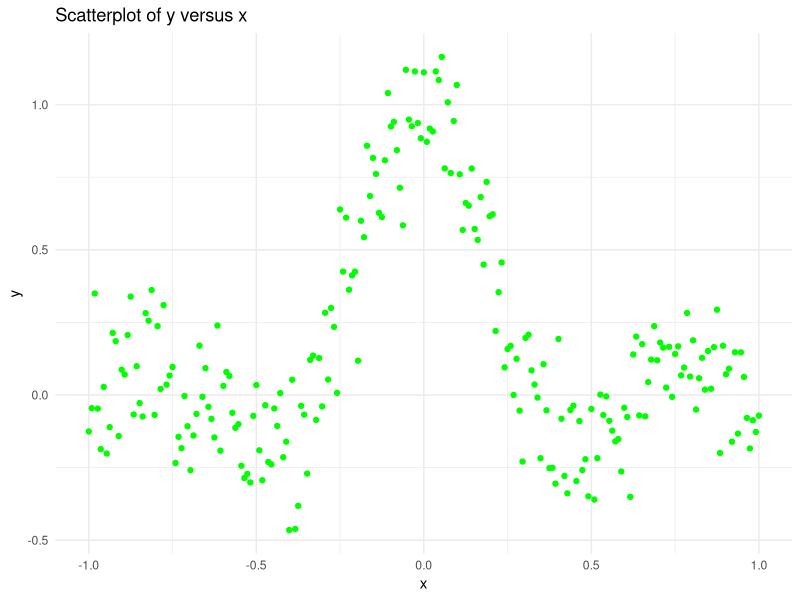
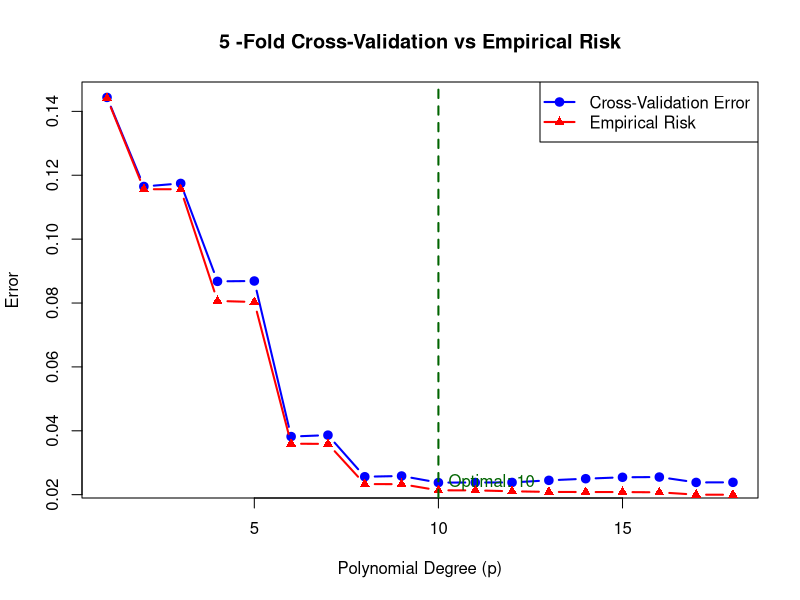
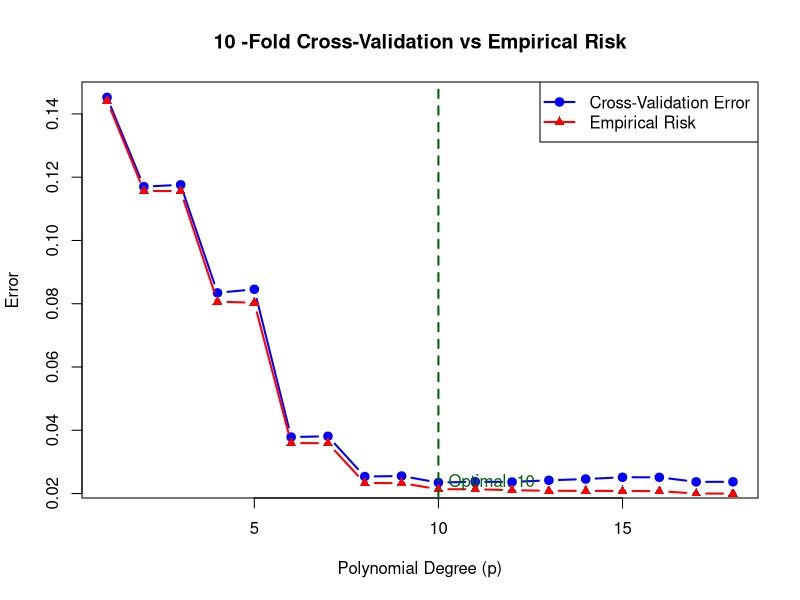
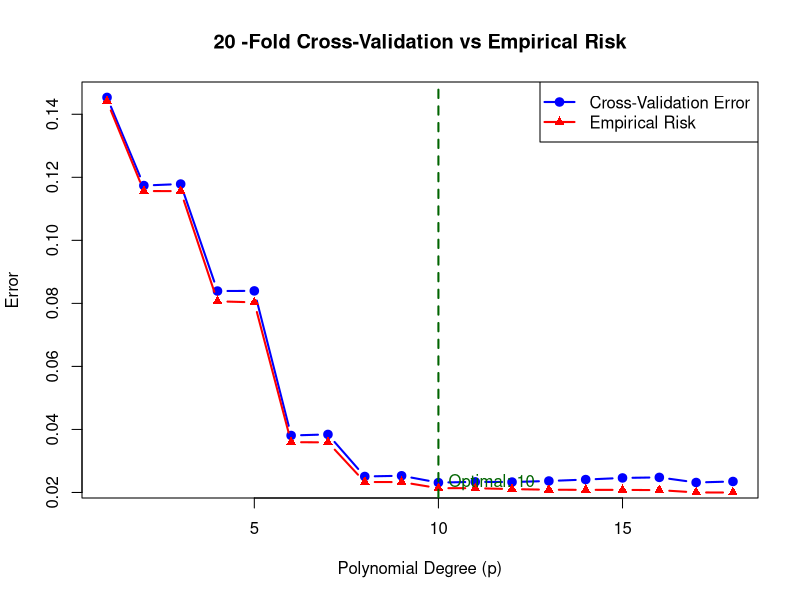
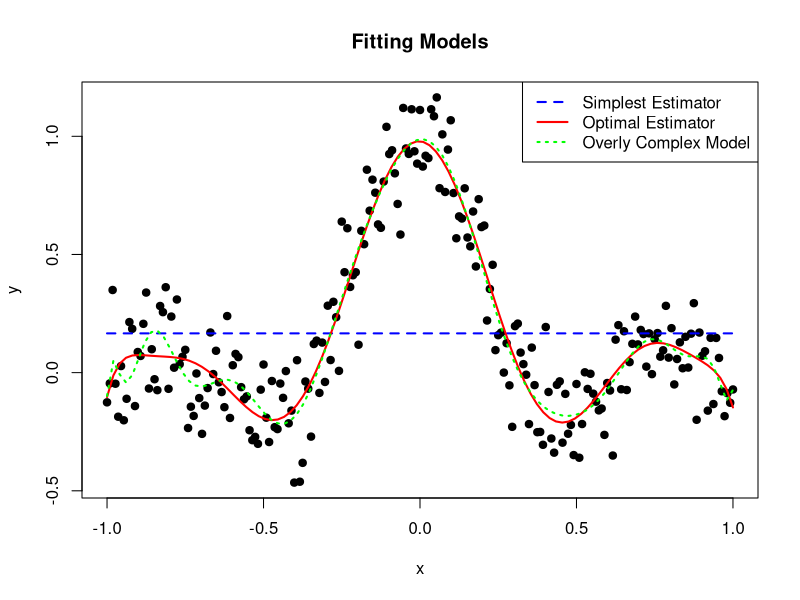
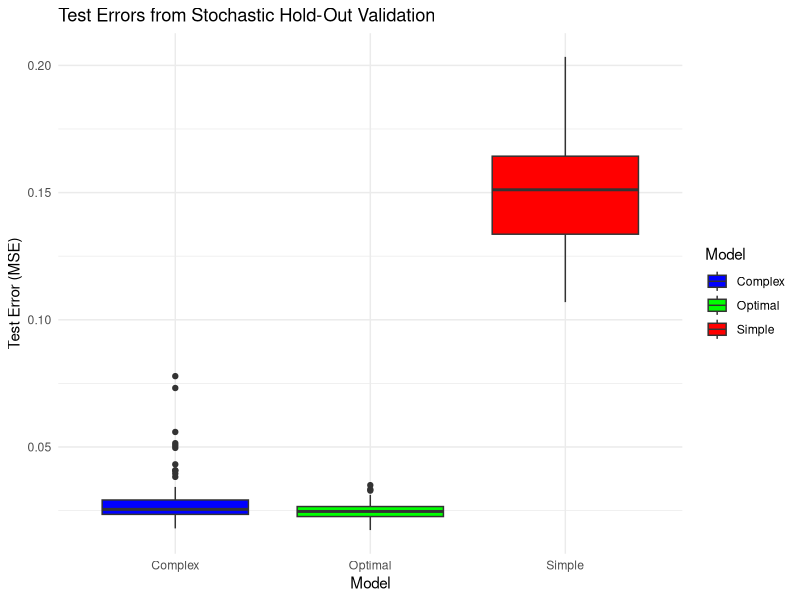
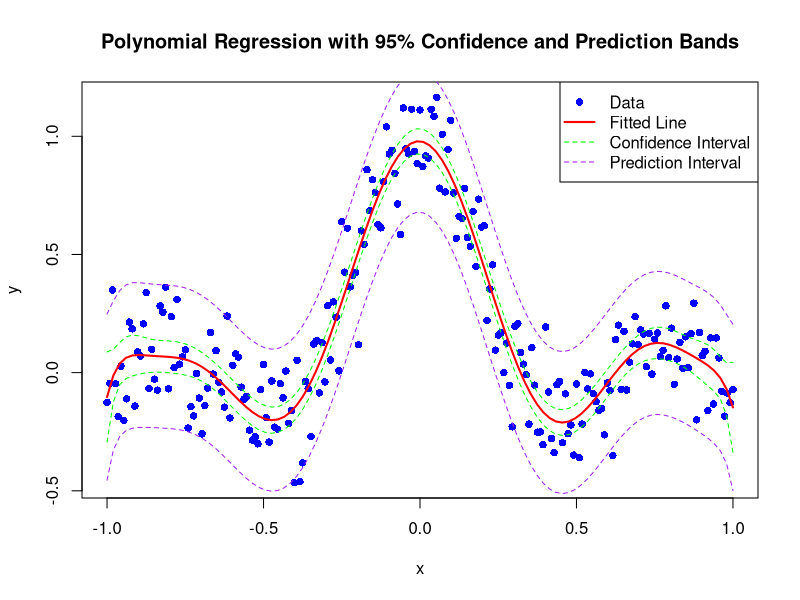
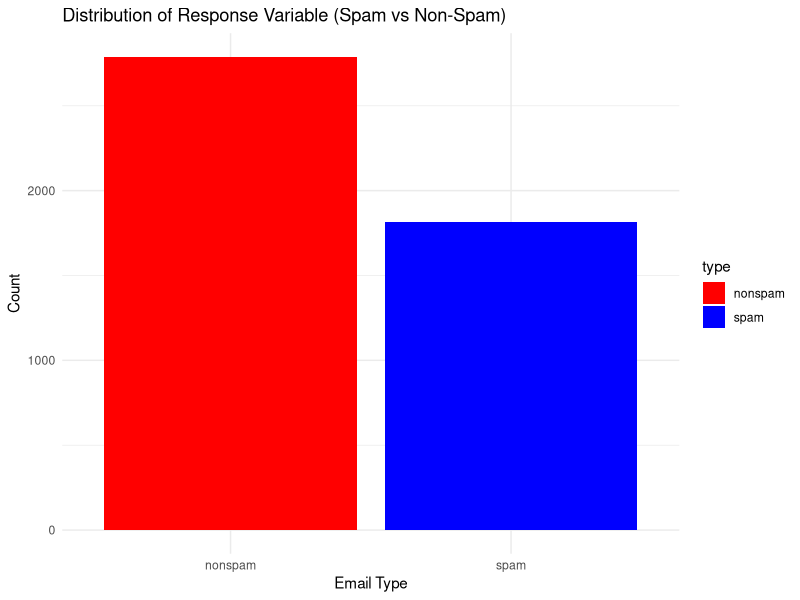

The R script that drew these images, in order:
## ---- chunk 1
knitr::opts_chunk$set(echo = TRUE)
## ---- chunk 2
library(ggplot2)
library(caret)
library(kernlab)    
library(MASS)       
library(e1071)        
library(pROC) 
## ---- chunk 3
mldata=read.csv("aims-sml-2024-2025-data.csv")
attach(mldata)
## ---- chunk 4
n = nrow(mldata)
p= ncol(mldata)
cat("Data has",n,"rows and ",p,"columns" )
## ---- chunk 5
ggplot(mldata, aes(x = x, y = y)) +
  geom_point(color = "green") +
  labs(
    title = "Scatterplot of y versus x",
    x = "x",
    y = "y"
  ) +
  theme_minimal()
## ---- chunk 6
str(mldata)
summary(mldata)
## ---- chunk 7
x <- mldata$x
y <- mldata$y

# Function for V-Fold Cross-Validation
v_fold_cv <- function(x, y, degree, V) {
  set.seed(08122024)  # For reproducibility
  
  # Split data indices into V folds
  fold_indices <- caret::createFolds(y, k = V, list = TRUE)
  validation_errors <- numeric(V)
  
  for (v in seq_along(fold_indices)) {
    # Define the validation set
    test_indices <- fold_indices[[v]]
    x_val <- x[test_indices]
    y_val <- y[test_indices]
    
    # Define the training set
    x_train <- x[-test_indices]
    y_train <- y[-test_indices]
    
    # Build the polynomial regression model
    poly_model <- lm(y_train ~ poly(x_train, degree, raw = TRUE))
    
    # Prepare a data frame for prediction
    val_data <- data.frame(x_train = x_val)
    colnames(val_data) <- all.vars(poly_model$terms)[2]  
    
    # Compute predictions for the validation set
    y_pred <- predict(poly_model, newdata = val_data)
    
    # Compute the validation error (Mean Squared Error)
    validation_errors[v] <- mean((y_val - y_pred)^2)
  }
  
  # Compute the average validation error
  return(mean(validation_errors))
}

# Function to compute empirical risk
compute_empirical_risk <- function(x, y, degree) {
  # Fit polynomial regression model
  poly_model <- lm(y ~ poly(x, degree, raw = TRUE))
  
  # Make predictions on the entire dataset
  y_pred <- predict(poly_model)
  
  # Calculate Mean Squared Error
  mse <- mean((y - y_pred)^2)
  return(mse)
}

# Degrees and number of folds
degrees <- 1:18
folds_list <- c(5, 10, 20)  

# Initialize results
results <- list()
empirical_risks <- sapply(degrees, function(degree) compute_empirical_risk(x, y, degree))

for (folds in folds_list) {
  # Perform cross-validation for each degree
  mse_vfold <- sapply(degrees, function(degree) v_fold_cv(x, y, degree, V = folds))
  
  # Find the optimal degree
  optimal_degree <- degrees[which.min(mse_vfold)]
  
  # Save results
  results[[as.character(folds)]] <- data.frame(
    Degree = degrees,
    CrossValidationError = mse_vfold,
    EmpiricalRisk = empirical_risks,
    OptimalDegree = ifelse(degrees == optimal_degree, "Optimal", "Non-Optimal")
  )
  
  # Print optimal degree
  cat("Optimal Degree for", folds, "Folds:", optimal_degree, "\n")
}

# Combine results for display
all_results <- do.call(rbind, lapply(names(results), function(folds) {
  data <- results[[folds]]
  data$Folds <- as.numeric(folds)
  return(data)
}))

# Print combined results
print(all_results)


## ---- chunk 8
# Plot Cross-Validation Error and Empirical Risk for Each Fold
for (folds in folds_list) {
  data <- results[[as.character(folds)]]
  optimal_degree <- data$Degree[which.min(data$CrossValidationError)]
  
  plot(data$Degree, data$CrossValidationError, type = "b", col = "blue", pch = 19, lwd = 2,
       xlab = "Polynomial Degree (p)", ylab = "Error",
       main = paste(folds, "-Fold Cross-Validation vs Empirical Risk"))
  lines(data$Degree, data$EmpiricalRisk, type = "b", col = "red", pch = 17, lwd = 2)
  legend("topright", legend = c("Cross-Validation Error", "Empirical Risk"),
         col = c("blue", "red"), pch = c(19, 17), lwd = 2)
  abline(v = optimal_degree, col = "darkgreen", lty = 2, lwd = 2)
  text(optimal_degree, min(data$CrossValidationError), labels = paste("Optimal:", optimal_degree),
       col = "darkgreen", pos = 4)
}

## ---- chunk 9
simplest_model <- lm(y ~ 1)

optimal_degree <- 10  # Based on previous cross-validation
optimal_model <- lm(y ~ poly(x, optimal_degree, raw = TRUE))

complex_degree <- 18
complex_model <- lm(y ~ poly(x, complex_degree, raw = TRUE))

# Predictions for plotting
x_vals <- seq(min(x), max(x), length.out = 100)
simplest_pred <- predict(simplest_model, newdata = data.frame(x = x_vals))
optimal_pred <- predict(optimal_model, newdata = data.frame(x = x_vals))
complex_pred <- predict(complex_model, newdata = data.frame(x = x_vals))

# Plotting the data and models
plot(x, y, main = "Fitting Models", xlab = "x", ylab = "y", pch = 19, col = "black")
lines(x_vals, simplest_pred, col = "blue", lwd = 2, lty = 2)
lines(x_vals, optimal_pred, col = "red", lwd = 2)  
lines(x_vals, complex_pred, col = "green", lwd = 2, lty = 3)  

# Add a legend
legend("topright", legend = c("Simplest Estimator", "Optimal Estimator", "Overly Complex Model"),
       col = c("blue", "red", "green"), lwd = 2, lty = c(2, 1, 3))

## ---- chunk 10
stochastic_hold_out <- function(x, y, S = 100, M = 1, tau = 0.7, model_type = "simple") {
  set.seed(123)  # For reproducibility
  errors <- numeric(S)  # To store errors for each split
  
  for (s in 1:S) {
    # Step 1: Randomly split the data into training (D_tr) and testing (D_te) sets
    n <- length(x)
    train_indices <- sample(1:n, size = floor(tau * n))
    x_train <- x[train_indices]
    y_train <- y[train_indices]
    x_test <- x[-train_indices]
    y_test <- y[-train_indices]
    
    # Step 2: Fit the model based on the model_type argument
    if (model_type == "simple") {
      # Simple model: Linear regression (degree = 1)
      model <- lm(y_train ~ x_train)
    } else if (model_type == "optimal") {
      # Optimal model: Polynomial regression (degree = 10)
      model <- lm(y_train ~ poly(x_train, 10, raw = TRUE))
    } else if (model_type == "complex") {
      # Complex model: Polynomial regression (degree = 18)
      model <- lm(y_train ~ poly(x_train, 18, raw = TRUE))
    }
    
    # Step 3: Compute predictions on the test set
    y_pred <- predict(model, newdata = data.frame(x_train = x_test))
    
    # Step 4: Compute the test error (Mean Squared Error)
    errors[s] <- mean((y_test - y_pred)^2)
  }
  
  # Return the errors for all splits
  return(errors)
}

S <- 100  # Number of splits
tau <- 0.7 # Training set 

# Run for the simplest, optimal, and overly complex models
errors_simple <- stochastic_hold_out(x, y, S, model_type = "simple", tau = tau)
errors_optimal <- stochastic_hold_out(x, y, S, model_type = "optimal", tau = tau)
errors_complex <- stochastic_hold_out(x, y, S, model_type = "complex", tau = tau)

# Combine the results into a data frame for plotting
results <- data.frame(
  Model = rep(c("Simple", "Optimal", "Complex"), each = S),
  Error = c(errors_simple, errors_optimal, errors_complex)
)

# Boxplot of the test errors from the S splits
ggplot(results, aes(x = Model, y = Error, fill = Model)) +
  geom_boxplot() +
  labs(title = "Test Errors from Stochastic Hold-Out Validation", 
       x = "Model", y = "Test Error (MSE)") +
  theme_minimal() +
  scale_fill_manual(values = c("blue", "green", "red"))


## ---- chunk 11
anova_result <- aov(Error ~ Model, data = results)
summary(anova_result)
## ---- chunk 12
optimal_degree <- 10  

poly_model <- lm(y ~ poly(x, optimal_degree, raw = TRUE))

# Generate predictions and intervals for the entire dataset
x_range <- seq(min(x), max(x), length.out = 100)
predictions <- predict(poly_model, newdata = data.frame(x = x_range), 
                       interval = "confidence", level = 0.95)
prediction_intervals <- predict(poly_model, newdata = data.frame(x = x_range), 
                                interval = "prediction", level = 0.95)

# Plot the data points
plot(x, y, main = paste("Polynomial Regression with 95% Confidence and Prediction Bands"),
     xlab = "x", ylab = "y", pch = 16, col = "blue")

# Plot the fitted polynomial regression line
lines(x_range, predictions[, "fit"], col = "red", lwd = 2)

# Plot the 95% confidence interval
lines(x_range, predictions[, "lwr"], col = "green", lty = 2)
lines(x_range, predictions[, "upr"], col = "green", lty = 2)

# Plot the 95% prediction interval
lines(x_range, prediction_intervals[, "lwr"], col = "purple", lty = 2)
lines(x_range, prediction_intervals[, "upr"], col = "purple", lty = 2)

legend("topright", legend = c("Data", "Fitted Line", "Confidence Interval", "Prediction Interval"),
       col = c("blue", "red", "green", "purple"), pch = c(16, NA, NA, NA), 
       lty = c(NA, 1, 2, 2), lwd = c(NA, 2, 1, 1))

## ---- chunk 13
data(spam)
## ---- chunk 14
table(spam$type)  
## ---- chunk 15
ggplot(spam, aes(x = type, fill = type)) +
  geom_bar() +
  labs(title = "Distribution of Response Variable (Spam vs Non-Spam)", 
       x = "Email Type", 
       y = "Count") +
  scale_fill_manual(values = c("red", "blue")) +
  theme_minimal()

## ---- chunk 16
sample_size <- nrow(spam)  
dimensions <- ncol(spam) - 1   

cat("Sample Size:", sample_size, "\n")  
cat("Dimensionality of Input Space:", dimensions, "\n")
## ---- chunk 17
str(spam)
## ---- chunk 18
# Load the spam dataset
data(spam, package = "kernlab")
X <- spam[, -58] # Features (excluding the target column)
y <- spam[, 58]  # Target variable

# Convert target variable to binary
y <- as.numeric(y) - 1

# Standardize the features
scaler <- preProcess(X, method = c("center", "scale"))
X <- predict(scaler, X)

# Fit models
lda_model <- lda(X, grouping = y)       # LDA
qda_model <- qda(X, grouping = y)       # QDA
nb_model <- naiveBayes(X, y)            # Naive Bayes

# Fisher's Linear Discriminant (FLD)
fld_projection <- as.matrix(X) %*% lda_model$scaling          # Project data onto FLD axis
fld_min <- min(fld_projection)
fld_max <- max(fld_projection)
y_pred_fld_prob <- (fld_projection - fld_min) / (fld_max - fld_min) # Normalize to probabilities

# Predict probabilities for LDA, QDA, and Naive Bayes
y_pred_lda <- predict(lda_model, X)$posterior[, 2]
y_pred_qda <- predict(qda_model, X)$posterior[, 2]
y_pred_nb <- predict(nb_model, X, type = "raw")[, 2]

# Calculate ROC and AUC
roc_lda <- roc(y, y_pred_lda, quiet = TRUE)
roc_qda <- roc(y, y_pred_qda, quiet = TRUE)
roc_nb <- roc(y, y_pred_nb, quiet = TRUE)
roc_fld <- roc(y, y_pred_fld_prob, quiet = TRUE)

# Plot ROC curves
ggplot() +
  geom_line(aes(x = 1 - roc_lda$specificities, y = roc_lda$sensitivities, color = "LDA")) +
  geom_line(aes(x = 1 - roc_qda$specificities, y = roc_qda$sensitivities, color = "QDA")) +
  geom_line(aes(x = 1 - roc_nb$specificities, y = roc_nb$sensitivities, color = "Naive Bayes")) +
  geom_line(aes(x = 1 - roc_fld$specificities, y = roc_fld$sensitivities, color = "FLD")) +
  geom_abline(slope = 1, intercept = 0, linetype = "dashed") +
  labs(
    title = "ROC Curves for Spam Dataset",
    x = "False Positive Rate",
    y = "True Positive Rate"
  ) +
  scale_color_manual(
    name = "Classifier",
    values = c("LDA" = "blue", "QDA" = "red", "Naive Bayes" = "green", "FLD" = "purple"),
    labels = c(
      paste("LDA (AUC = ", round(auc(roc_lda), 2), ")", sep = ""),
      paste("QDA (AUC = ", round(auc(roc_qda), 2), ")", sep = ""),
      paste("Naive Bayes (AUC = ", round(auc(roc_nb), 2), ")", sep = ""),
      paste("FLD (AUC = ", round(auc(roc_fld), 2), ")", sep = "")
    )
  ) +
  theme_minimal()

## ---- chunk 19
set.seed(19671210)

# Initialize storage for test errors
errors <- data.frame(
  Replication = 1:50,
  LDA = numeric(50),
  QDA = numeric(50),
  NaiveBayes = numeric(50),
  FLD = numeric(50) # Add column for FLD errors
)

# Ensure y_train is a factor with correct levels (0 and 1 for binary classification)
y <- factor(y, levels = c(0, 1))  # Ensure y is a factor with 0 and 1 levels
zero_var_cols <- apply(X, 2, function(x) var(x) == 0)
X_cleaned <- X[, !zero_var_cols]
# Run 50 replications
for (i in 1:50) {
  # Stratified split into training (2/3) and testing (1/3)
  trainIndex <- createDataPartition(y, p = 2/3, list = FALSE)
  X_train <- X_cleaned[trainIndex, ]
  y_train <- y[trainIndex]
  X_test <- X_cleaned[-trainIndex, ]
  y_test <- y[-trainIndex]
  
  # Apply PCA to reduce dimensionality (using the first 10 principal components)
  pca <- prcomp(X_train, center = TRUE, scale. = TRUE)
  X_train_pca <- as.data.frame(pca$x[, 1:10])  # First 10 principal components for training
  X_test_pca <- as.data.frame(predict(pca, X_test)[, 1:10])  # First 10 principal components for testing
  
  # Train the models using PCA-transformed data
  lda_model <- lda(y_train ~ ., data = data.frame(X_train_pca, y_train))
  qda_model <- qda(y_train ~ ., data = data.frame(X_train_pca, y_train))
  nb_model <- naiveBayes(y_train ~ ., data = data.frame(X_train_pca, y_train))
  
  # Calculate FLD projection probabilities
  fld_projection <- as.matrix(X_test_pca) %*% lda_model$scaling
  fld_min <- min(fld_projection)
  fld_max <- max(fld_projection)
  fld_probabilities <- (fld_projection - fld_min) / (fld_max - fld_min) # Normalize probabilities
  
  # FLD predictions
  fld_pred <- ifelse(fld_probabilities > 0.5, levels(y_train)[2], levels(y_train)[1]) # Binary predictions for FLD
  
  # Make predictions
  lda_pred <- predict(lda_model, X_test_pca)$class
  qda_pred <- predict(qda_model, X_test_pca)$class
  nb_pred <- predict(nb_model, X_test_pca)  # Naive Bayes predictions
  
  # Store test errors in the dataframe
  errors$LDA[i] <- mean(lda_pred != y_test)
  errors$QDA[i] <- mean(qda_pred != y_test)
  errors$NaiveBayes[i] <- mean(nb_pred != y_test)
  errors$FLD[i] <- mean(fld_pred != y_test)
}

# View the first 15 rows of the error dataframe
head(errors, 15)

## ---- chunk 20
# Create comparative boxplots
boxplot(
  errors$LDA, errors$QDA, errors$NaiveBayes, errors$FLD,
  names = c("LDA", "QDA", "Naive Bayes", "FLD"),
  main = "Comparative Boxplots of Test Errors",
  ylab = "Error Rate",
  xlab = "Models",
  col = c("skyblue", "lightgreen", "lightcoral", "gold"),
  border = "black"
)

# Add a grid for better visualization
grid(nx = NULL, ny = NULL, lty = 1, col = "gray", lwd = 0.5)
